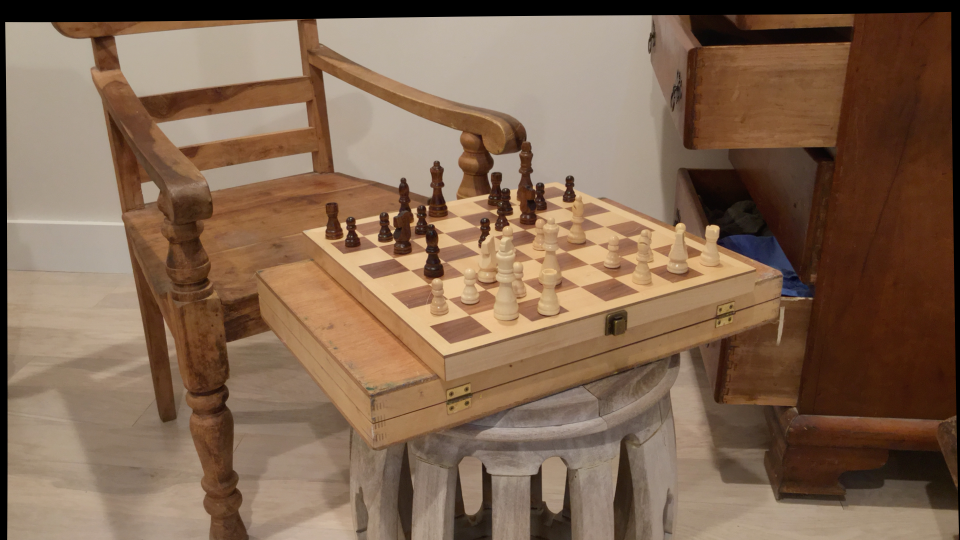
#> input picture 05_Stereo/Stereo/calibrated_source/chess/im0.png, 1920 x 1080 px, found by its file name (shown at 1/2 size)
$ jupyter execute hw05_part2.ipynb   (shell and % lines are left out)
#> lines starting #> are read from the running program, lines starting #| are printed output that depends on the picture
# Part 2
---

[cell 1]
#Import and configure
import cv2
import copy
import random
import numpy as np
import matplotlib.pyplot as plt
plt.rcParams['figure.figsize'] = (16.0, 13.0)    #adjust plotted images size

[cell 2]
#read left and right images from folder

iml = cv2.imread('stereo/calibrated_source/chess/im0.png')
#> iml is the input picture: shape (1080, 1920, 3); mean B, G, R 81.2, 103, 129.9
imr = cv2.imread('stereo/calibrated_source/chess/im1.png')
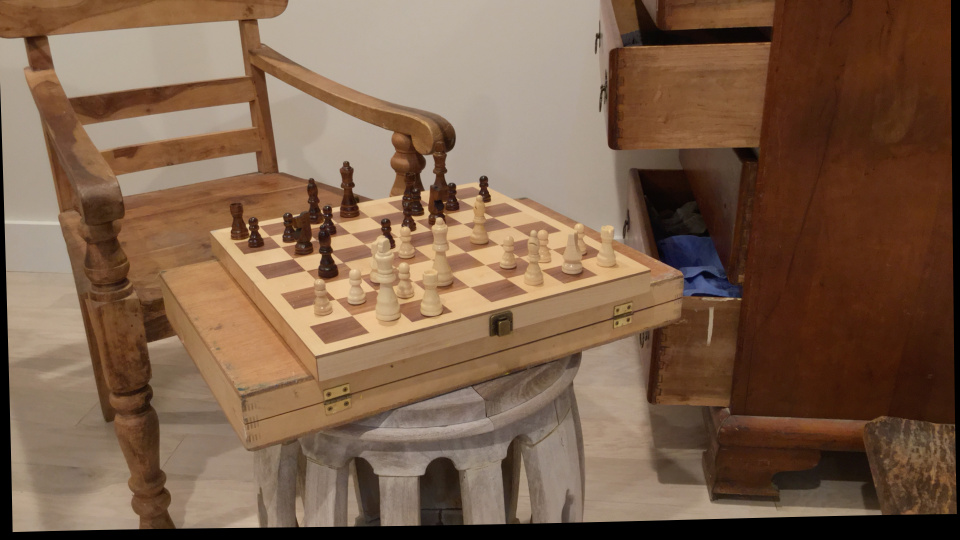
#> input picture 05_Stereo/Stereo/calibrated_source/chess/im1.png, 1920 x 1080 px, found by its file name (shown at 1/2 size)
#> imr is the input picture: shape (1080, 1920, 3); mean B, G, R 74.7, 96.3, 124.4
im=np.concatenate((iml,imr),1)
im= im[:,:,::-1]
plt.imshow(im)
plt.show()    #let's take a look at original images

[cell 3]
#define our camera intrinsic matrix
left_matrix=np.array([[3979.911,0,1244.772],
                     [0,3979.911,1019.507],
                     [0,0,1]])
right_matrix=np.array([[3979.911,0,1369.115],
                     [0,3979.911,1019.507],
                     [0,0,1]])
#define camera distortion
# distortion=np.array([0.1123524,-0.14519944,0.00040207,0.00042764,0.])
distortion=np.array([0.,0.,0.,0.,0.])

iml_gray = cv2.cvtColor(iml,cv2.COLOR_BGR2GRAY)
imr_gray = cv2.cvtColor(imr,cv2.COLOR_BGR2GRAY)

#undistort two images
h,  w = iml_gray.shape[:2]
#> h = 1080; w = 1920
newcameramtx, roi=cv2.getOptimalNewCameraMatrix(left_matrix,distortion,(w,h),1,(w,h))
#> roi = (0, 0, 1919, 1079)
iml_gray_un = cv2.undistort(iml_gray, left_matrix, distortion, distortion, newcameramtx)
imr_gray_un = cv2.undistort(imr_gray, right_matrix, distortion, distortion, newcameramtx)
# crop the image
x,y,w,h = roi
#> x = 0; y = 0; w = 1919; h = 1079
iml_gray_un = iml_gray_un[y:y+h, x:x+w]
imr_gray_un= imr_gray_un[y:y+h, x:x+w]
#> imr_gray_un: shape (1079, 1919)
im=np.concatenate((iml_gray,imr_gray),1)
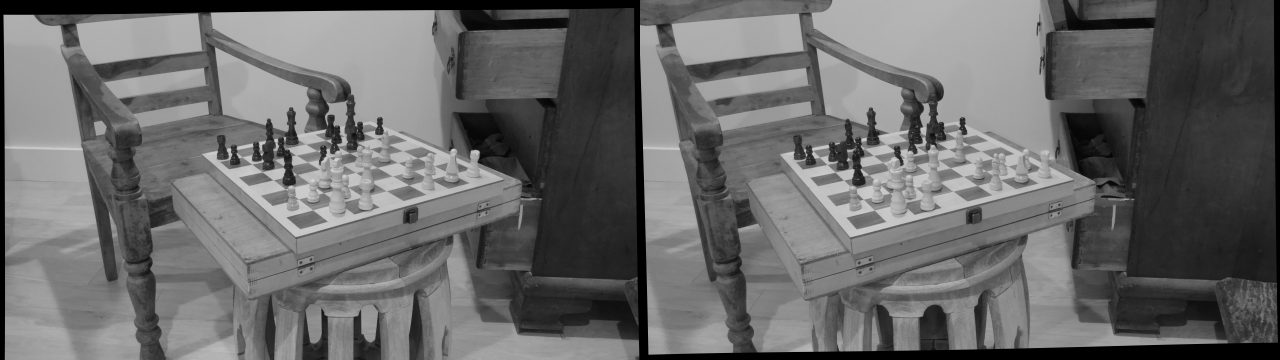
#> im: shape (1080, 3840) (shown at 1/3 size); min 0, max 239, mean 105.4
plt.imshow(im,cmap="gray")
plt.show()

[cell 4]
sift = cv2.SIFT_create()

# find the keypoints and descriptors with SIFT
kp1, des1 = sift.detectAndCompute(iml_gray, None)
#> kp1 = 2383 keypoints; strongest (x, y, size): (1426, 460, 16.8), (785, 463, 5.1), (854, 415, 5.2), (828, 422, 8.3)
kp2, des2 = sift.detectAndCompute(imr_gray, None)
#> kp2 = 2457 keypoints; strongest (x, y, size): (495, 452, 5.3), (657, 542, 27.5), (500, 464, 4.3), (672, 420, 10.4)

FLANN_INDEX_KDTREE = 1
index_params = dict(algorithm=FLANN_INDEX_KDTREE, trees=5)
search_params = dict(checks=50)   # or pass empty dictionary
flann = cv2.FlannBasedMatcher(index_params, search_params)
matches = flann.knnMatch(des1, des2, k=2)
#> matches = 2383 matches

# Keep good matches: calculate distinctive image features
matchesMask = [[0, 0] for i in range(len(matches))]
#> matchesMask = 2383 pairs, first value 0 to 0, second value 0 to 0
good = []
pts1 = []
pts2 = []

for i, (m, n) in enumerate(matches):
    if m.distance < 0.3*n.distance:
        # Keep this keypoint pair
        matchesMask[i] = [1, 0]
        good.append(m)
        pts2.append(kp2[m.trainIdx].pt)
        pts1.append(kp1[m.queryIdx].pt)
#> after the loop, good = 64 matches; matchesMask = 2383 pairs, first value 0 to 1, second value 0 to 0; pts1 = 64 pairs, first value 215.7 to 1695.1, second value 88.17 to 940; pts2 = 64 pairs, first value 82.29 to 1535.6, second value 88.07 to 941.2

draw_params = dict(matchColor=(0, 255, 0),
                   singlePointColor=(255, 0, 0),
                   matchesMask=matchesMask[:1600],
                   flags=cv2.DrawMatchesFlags_DEFAULT)
#> draw_params = 4 items

keypoint_matches = cv2.drawMatchesKnn(
    iml_gray, kp1, imr_gray, kp2, random.choices(matches,k=1600), None, **draw_params)

n,m,_=keypoint_matches.shape
#> n = 1080; m = 3840
new=cv2.resize(keypoint_matches,(int(m/4),int(n/4)))
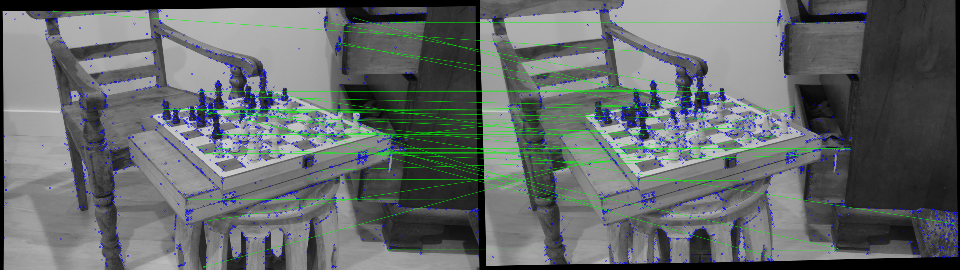
#> new: shape (270, 960, 3); mean of channels 0, 1, 2 106.3, 106.2, 100.8; drawn as B, G, R
plt.imshow(new)
plt.show()

[cell 5]
pts1 = np.int32(pts1)
#> pts1 = 64 pairs, first value 215 to 1695, second value 88 to 939
pts2 = np.int32(pts2)
#> pts2 = 64 pairs, first value 82 to 1535, second value 88 to 941
fundamental_matrix, inliers = cv2.findFundamentalMat(pts1, pts2, cv2.FM_RANSAC)
#> fundamental_matrix = [[-1.58e-08, -1.77e-05, 0.0109], [1.75e-05, -1.81e-06, -0.153], [-0.0107, 0.152, 1]]; inliers = 64 values, max 1 at index 0, min 0 at index 12, mean 0.984

# We select only inlier points
pts1 = pts1[inliers.ravel() == 1]
#> pts1 = 63 pairs, first value 215 to 1695, second value 88 to 939
pts2 = pts2[inliers.ravel() == 1]
#> pts2 = 63 pairs, first value 82 to 1535, second value 88 to 941


# Stereo rectification
h1, w1 = iml_gray.shape
#> h1 = 1080; w1 = 1920
h2, w2 = imr_gray.shape
#> h2 = 1080
_, H1, H2 = cv2.stereoRectifyUncalibrated(
    np.float32(pts1), np.float32(pts2), fundamental_matrix, imgSize=(w1, h1)
)
#> H1 = [[-0.13, 0.0146, -3.9], [0.0121, -0.153, -13.04], [1.98e-05, -1.84e-06, -0.172]]; H2 = [[0.873, 0.009, 116.7], [-0.0815, 0.999, 78.68], [-0.000132, -1.36e-06, 1.13]]

# Undistort (rectify) the images
c=np.linalg.norm((np.array(H1[:3,-1]).reshape(1,3),np.array(H2[:3,-1]).reshape(1,3)))
#> c = 141.4
img1_rectified = cv2.warpPerspective(iml, H1, (w1, h1))
img2_rectified = cv2.warpPerspective(imr, H2, (w2, h2))

# image rectification check
def draw_line(image1, image2):
    height = max(image1.shape[0], image2.shape[0])
    width = image1.shape[1] + image2.shape[1]
    output = np.zeros((height, width, 3), dtype=np.uint8)
    output[0:image1.shape[0], 0:image1.shape[1]] = image1
    output[0:image2.shape[0], image1.shape[1]:] = image2
    # Draw equidistant parallel lines
    line_interval = 50  # interval：50
    for k in range(height // line_interval):
        cv2.line(output, (0, line_interval * (k + 1)), (2 * width, line_interval * (k + 1)), (0, 255, 0), thickness=2,
                 lineType=cv2.LINE_AA)
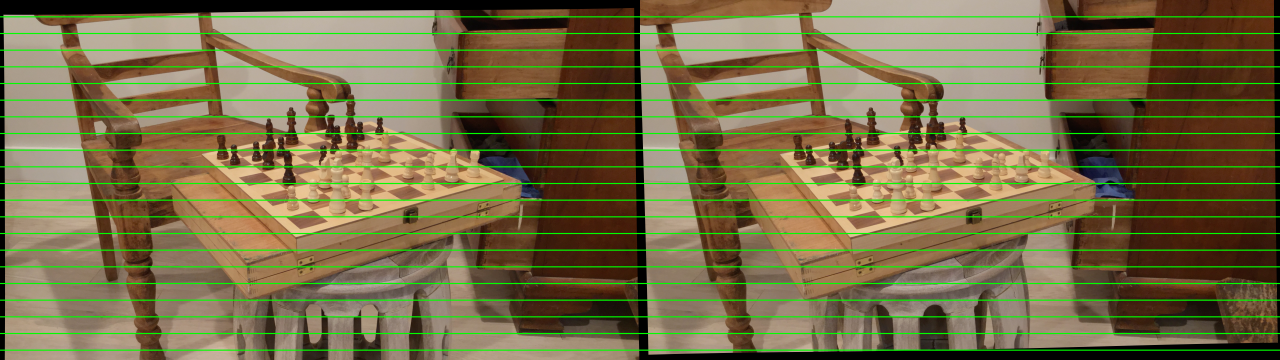
#> output: shape (1080, 3840, 3) (shown at 1/3 size); mean B, G, R 72.6, 109.9, 118.5
    return output

img1_rectified,img2_rectified=iml,imr # Our image has been already undistorted, so we use original images here
line = draw_line(img1_rectified, img2_rectified)
im= line[:,:,::-1]
#> im: shape (1080, 3840, 3)
plt.imshow(im)
plt.show()

[cell 6]
# we define a pre-processing function to eliminate the effect of uneven light and some other factors
def preprocess(img1, img2):
    # color to gray
    if (img1.ndim == 3):
        img1 = cv2.cvtColor(img1, cv2.COLOR_BGR2GRAY)
    if (img2.ndim == 3):
        img2 = cv2.cvtColor(img2, cv2.COLOR_BGR2GRAY)
    # Histogram mean
    img1 = cv2.equalizeHist(img1)
    img2 = cv2.equalizeHist(img2)
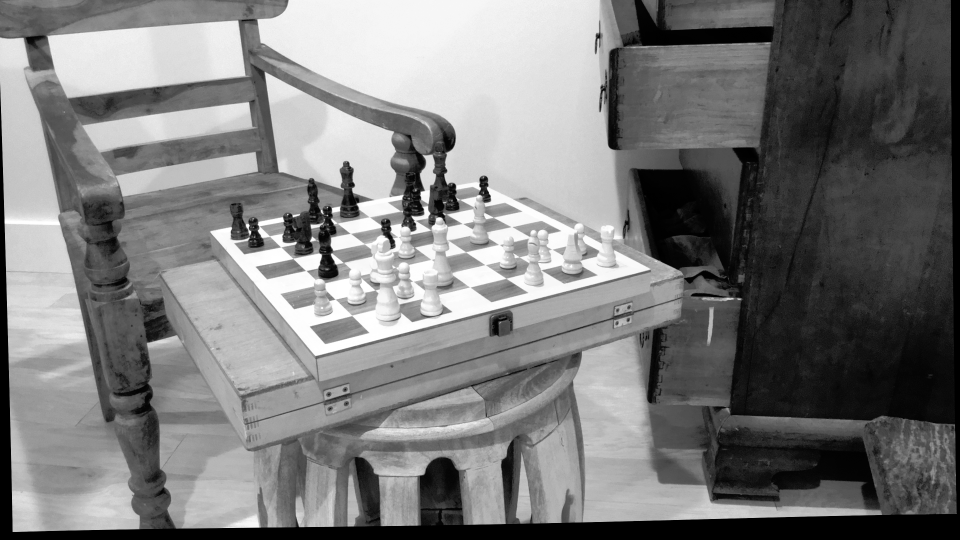
#> img2: shape (1080, 1920) (shown at 1/2 size); min 0, max 255, mean 122.9
    return img1, img2

[cell 7]
# finding disparity
def stereoMatchSGBM(left_image, right_image, down_scale=False):
    # SGBM parameters setting
#> called with down_scale = True
    if left_image.ndim == 2:
        img_channels = 1
    else:
        img_channels = 3
    blockSize = 3
    paraml = {'minDisparity': 0,
              'numDisparities': 128,
              'blockSize': blockSize,
              'P1': 8 * img_channels * blockSize ** 2,
              'P2': 64 * img_channels * blockSize ** 2,
              'disp12MaxDiff': 1,
              'preFilterCap': 63,
              'uniquenessRatio': 15,
              'speckleWindowSize': 100,
              'speckleRange': 1,
              'mode': cv2.STEREO_SGBM_MODE_SGBM_3WAY
              }

    # generate a SGBM object
    left_matcher = cv2.StereoSGBM_create(**paraml)
    paramr = paraml
#> paramr = 11 items
    paramr['minDisparity'] = -paraml['numDisparities']
    right_matcher = cv2.StereoSGBM_create(**paramr)

    # computing disparity map
    size = (left_image.shape[1], left_image.shape[0])
    if down_scale == False:
        disparity_left = left_matcher.compute(left_image, right_image)
        disparity_right = right_matcher.compute(right_image, left_image)

    else:
        left_image_down = cv2.pyrDown(left_image)
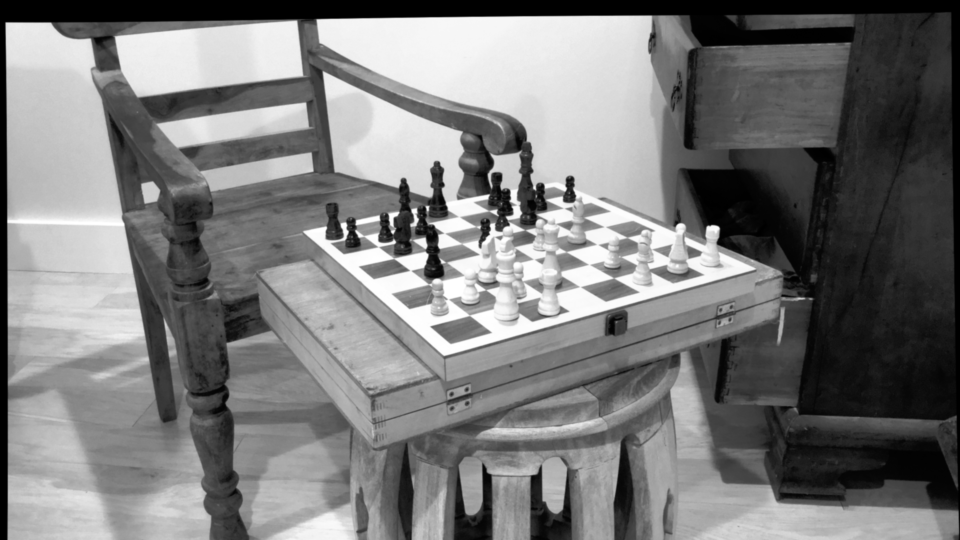
#> left_image_down: shape (540, 960); min 0, max 255, mean 122.7
        right_image_down = cv2.pyrDown(right_image)
        factor = left_image.shape[1] / left_image_down.shape[1]

        disparity_left_half = left_matcher.compute(left_image_down, right_image_down)
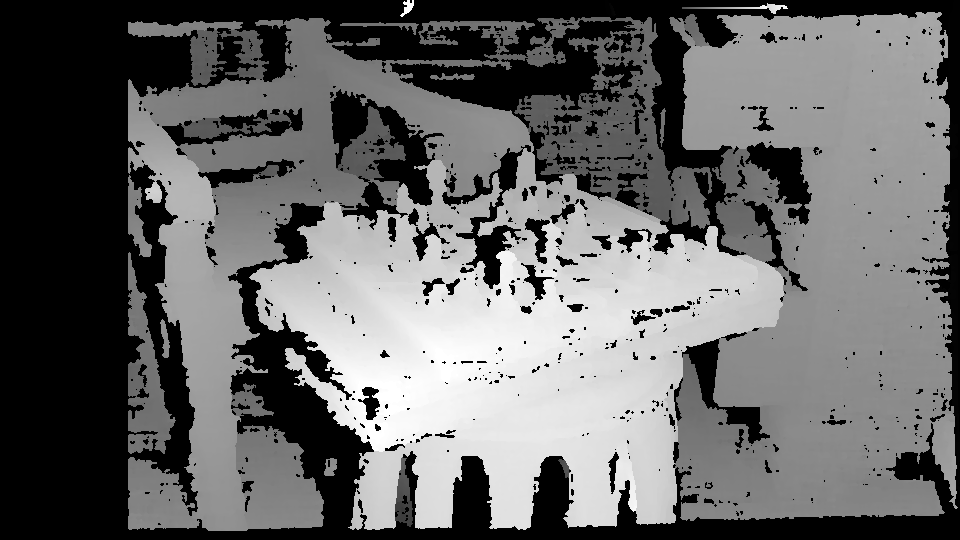
#> disparity_left_half: shape (540, 960) int16; min -16, max 2032, mean 815.1; drawn with min black and max white
        disparity_right_half = right_matcher.compute(right_image_down, left_image_down)
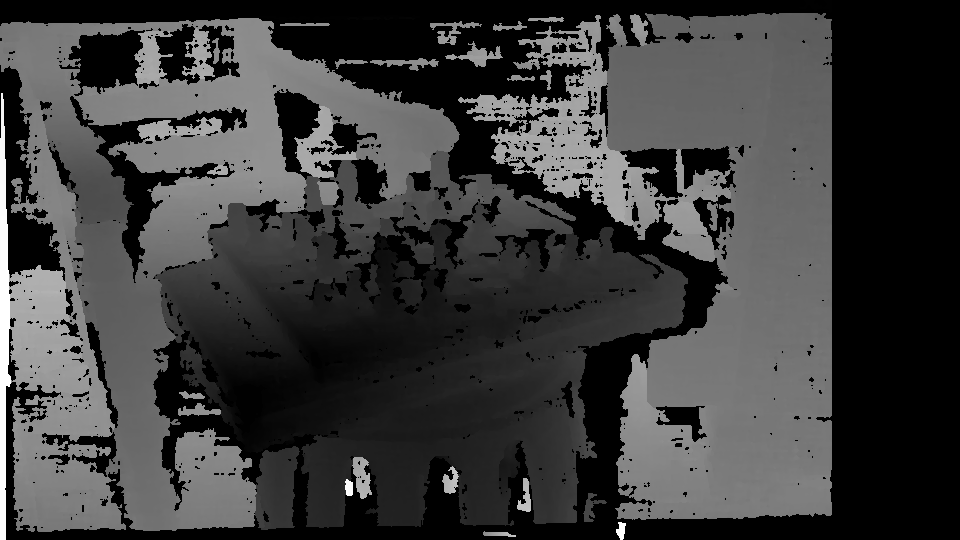
#> disparity_right_half: shape (540, 960) int16; min -2064, max -16, mean -1575.5; drawn with min black and max white
        disparity_left = cv2.resize(disparity_left_half, size, interpolation=cv2.INTER_AREA)
        disparity_right = cv2.resize(disparity_right_half, size, interpolation=cv2.INTER_AREA)
        disparity_left = factor * disparity_left
        disparity_right = factor * disparity_right

    # real disparity
    trueDisp_left = disparity_left.astype(np.float32) / 16.
    trueDisp_right = disparity_right.astype(np.float32) / 16.

    return trueDisp_left, trueDisp_right

[cell 8]
# show disparity map
iml_, imr_ = preprocess(img1_rectified, img2_rectified)
disp, _ = stereoMatchSGBM(iml_, imr_, True)
plt.imshow(disp,cmap="gray")
plt.show()

[cell 9]
print(disp)
#> (printed output is left out)

[cell 10]
nb=-193.001
Q=np.array([[1,0,0,-left_matrix[0,2]],
           [0,1,0,-left_matrix[1,2]],
           [0,0,0,left_matrix[0,0]],
           [0,0,-1/nb,(left_matrix[0,2]-right_matrix[0,2])/nb]])

points_3d = cv2.reprojectImageTo3D(disp, Q)
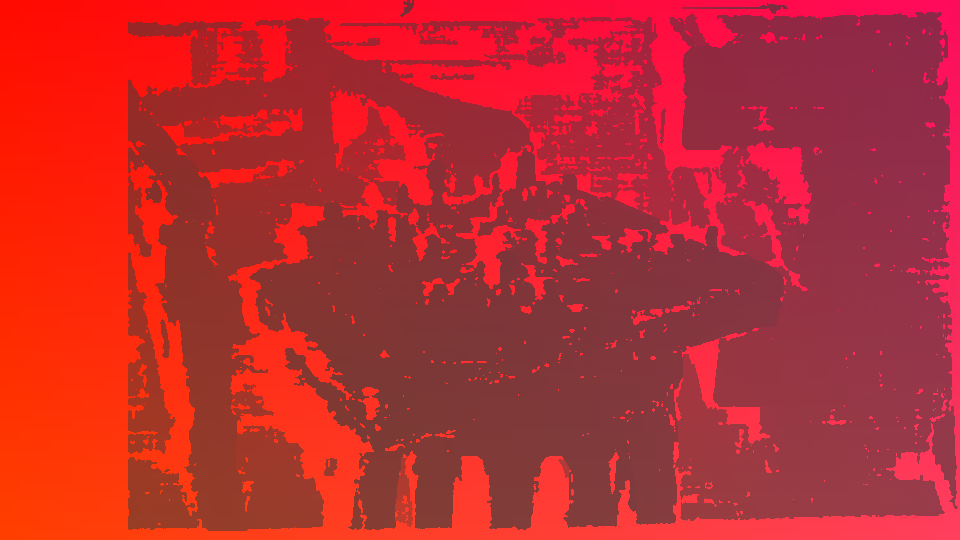
#> points_3d: shape (1080, 1920, 3) float32 (shown at 1/2 size); mean of channels 0, 1, 2 -382.5, -508, 4038.3; drawn with min black and max white
def hw3ToN3(points):
    height, width = points.shape[0:2]
    points_1 = points[:, :, 0].reshape(height * width, 1)
    points_2 = points[:, :, 1].reshape(height * width, 1)
    points_3 = points[:, :, 2].reshape(height * width, 1)
    points_ = np.hstack((points_1, points_2, points_3))
    return points_

points = hw3ToN3(points_3d)
colors = np.asarray(hw3ToN3(img1_rectified[:,:,::-1])/255)
idx = np.random.randint(0, points.shape[0], 50000)
sampled_points = points[idx]
sampled_color = colors[idx]

[cell 11]
fig = plt.figure(figsize=(12,7))
ax = fig.add_subplot(projection='3d')
img = ax.scatter(sampled_points[:,0], sampled_points[:,1], sampled_points[:,2], c = sampled_color)
fig.colorbar(img)

ax.set_xlabel('X')
ax.set_ylabel('Y')
ax.set_zlabel('Z')

plt.show()
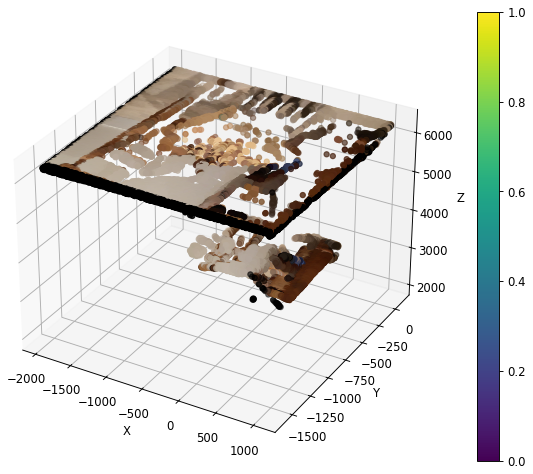
#> figure drawn by matplotlib, 2 panels
